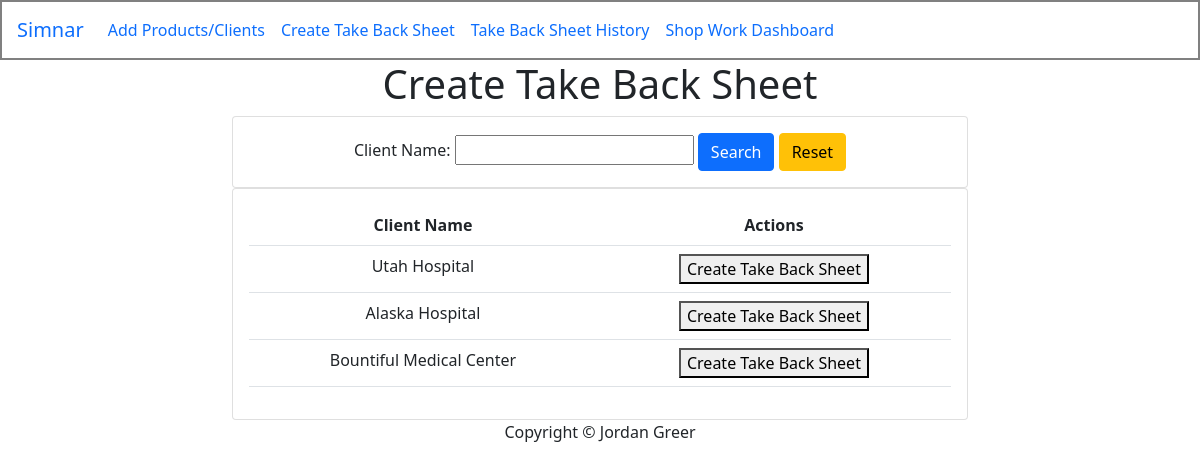
/home/ (signed in), run on an earlier commit of the app's database.
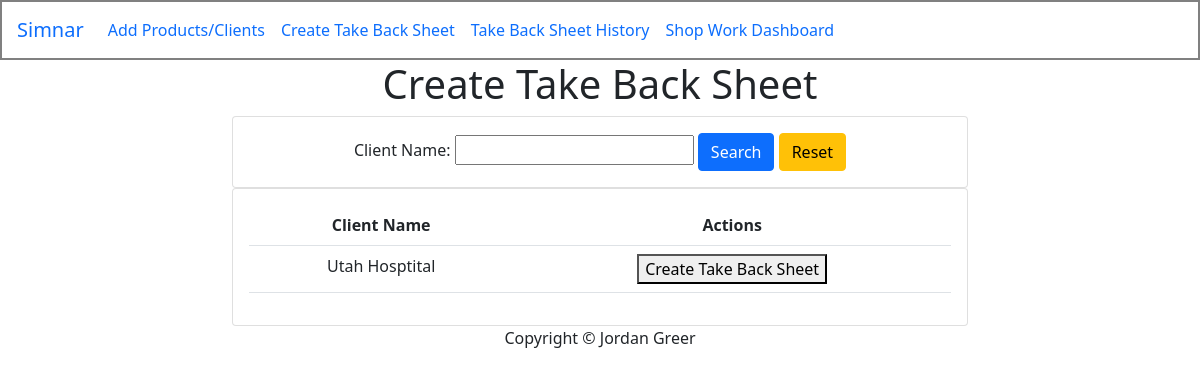
And on a later commit of the database.
### invoice/models.py (models this page shows, shortened)
class Client(models.Model):
    name = models.CharField(max_length=100)
    email = models.EmailField()
    phone = models.CharField(max_length=20)
    address = models.TextField()
    tax = models.FloatField(max_length=10, default= 0.0)
    created_by = models.CharField(max_length=100, blank=True, null=True)
    tax = models.FloatField(default=0.0)

### trackingCard/views.py (the view)
# urls.py: path('home/', trackingCardViews.createWorkOrder, name='home'),
@login_required(login_url='invoice:loginPage')
def createWorkOrder(request):
    current_user = request.user
    print(current_user.username)
    clients = Client.objects.all()
    clientFilter = ClientFilter(request.GET, queryset=clients)
    clients = clientFilter.qs
    if request.method == 'POST':
        form = WorkOrderForm(request.POST)
        if form.is_valid():
            client_id = form.cleaned_data['client'].id
            print(client_id)
            today = date.today()
            invoice_date_str = today.strftime('%Y-%m-%d')
            api_payload = {
                "client": client_id,
                "workOrder_date": invoice_date_str,
                "items": [],
                "status": "Waiting_on_Assignment",
                "created_by": current_user.username
            }
            api_url = f'{settings.SITE_URL}/workOrder/api/createWorkOrder/'
            print(api_url)
            print(api_payload)
            try:
                response = requests.post(api_url, json=api_payload)
                if response.status_code == 201:  # Replace with the appropriate status code
                    response_data = json.loads(response.text)
                    workOrder_id = response_data.get('workOrder_num')
                    print(response_data)
                    api_url = f'{settings.SITE_URL}/workOrder/api/addColor/{workOrder_id}/'
                    api_payload = {"id": workOrder_id}
                    response = requests.put(api_url, json=api_payload)
                    print(response_data)
                    print(workOrder_id)
                    return redirect('invoice:addItemsWorkOrder', workOrder_id)
                else:
                    return render(request, 'tracking/createWorkOrder.html', {'form': form, 'error_message': 'Failed to create Work Order'})
            except requests.exceptions.RequestException as e:
                return HttpResponse('Error: {}'.format(e), status=500)
    else:
        form = WorkOrderForm()
    context = {
        'form': form,
        'clients': clients,
        'clientFilter': clientFilter,
        'user': current_user
    }
    return render(request, 'tracking/createWorkOrder.html', context)

### trackingCard/forms.py
class WorkOrderForm(forms.Form):
    client = forms.ModelChoiceField(queryset=Client.objects.all(), empty_label=None)

### trackingCard/templates/tracking/createWorkOrder.html (shortened to what this page needs)
{% extends "base/base.html" %}
{% block content %}
<h1>Create Take Back Sheet</h1>
<div class="row">
    <div class="col-2"></div>
    <div class="col-md-8">
        <div>
            <div class="card card-body">
                <form method="get" action="{% url 'invoice:createWorkOrder' %}" id="filter-form">
                    {{ clientFilter.form }}
                    <button class="btn btn-primary" type="submit">Search</button>
                    <a class="btn btn-warning" href="{% url 'invoice:createWorkOrder' %}">Reset</a>
                </form>
            </div>
        </div>
        <div class="card card-body">
            <table class="table">
                <tr>
                    <th>Client Name</th>
                    <th>Actions</th>
                </tr>
                {% for i in clients %}
                <tr>
                    <form method="post" action="{% url 'invoice:createWorkOrder' %}">
                        <td>{{ i.name }}</td>
                        <td>
                            <button type="submit">Create Take Back Sheet</button>
                        </td>
                    </form>
                </tr>
                {% endfor %}
            </table>
        </div>
    </div>
    <div class="col-2"></div>
</div>
{% endblock content %}

What changed in the data, as far as the page shows it:
removed Client: name "Alaska Hospital"
removed Client: name "Bountiful Medical Center"
changed Client: name "Utah Hospital" → "Utah Hosptital"
